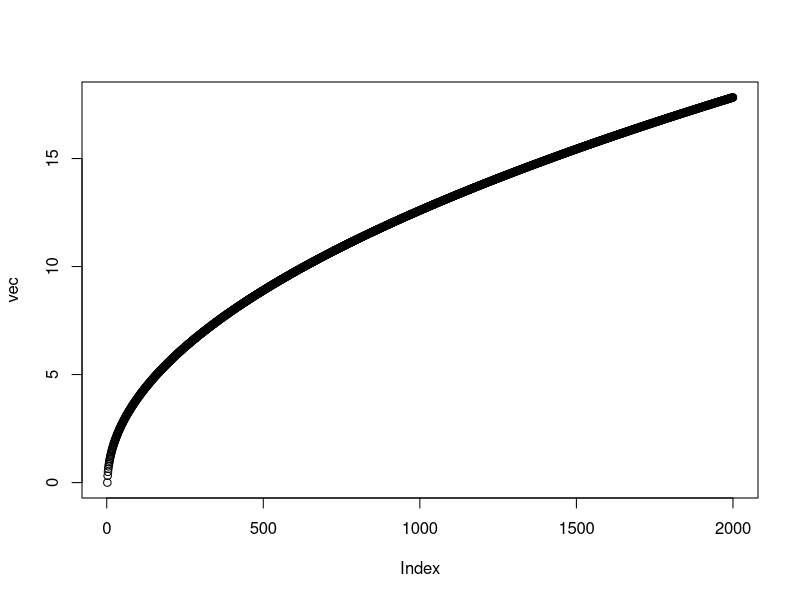
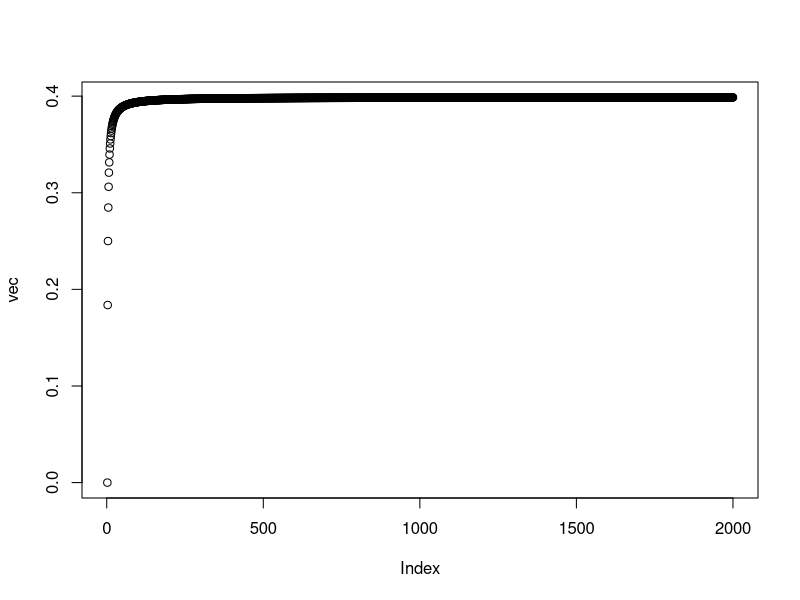
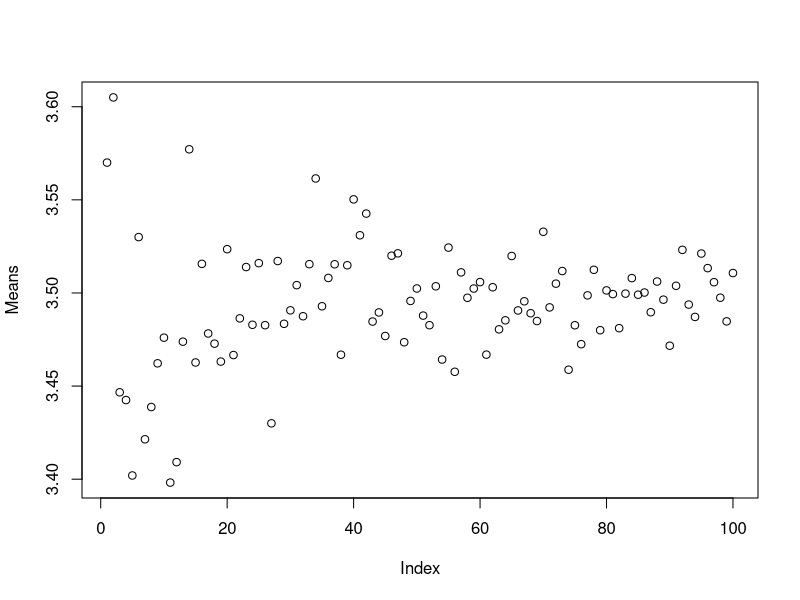
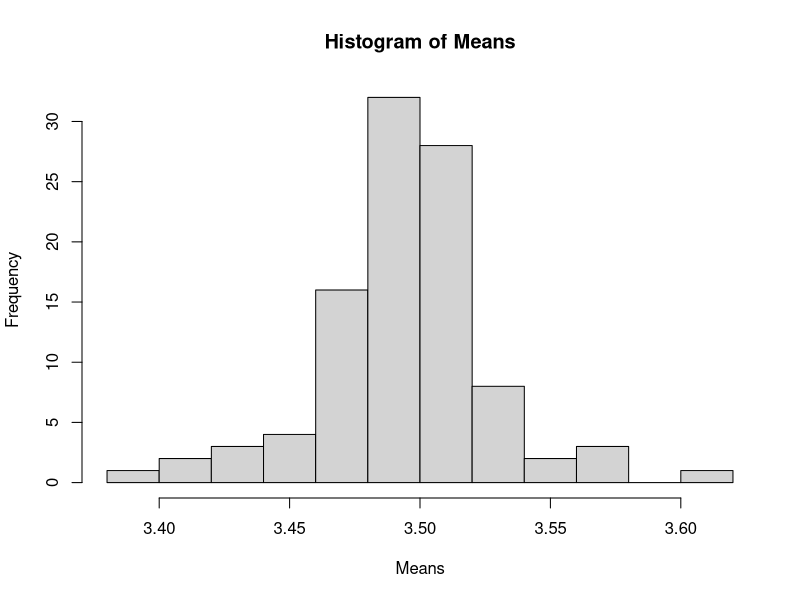
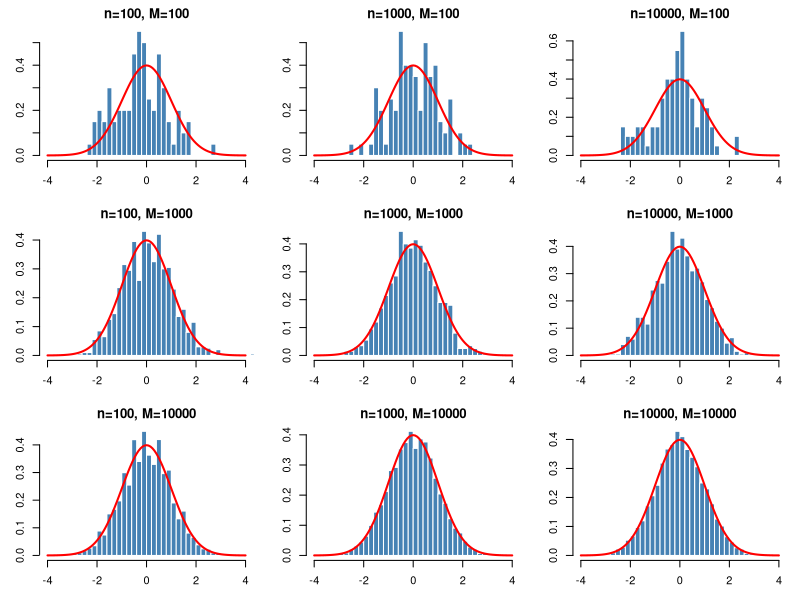

Reproduce these figures in R, in order.
## ---- chunk 1
rho <- function(n) {
  res <- gamma((n-1)/2)/(gamma(1/2) * gamma((n-2)/2))
  return(res)
}
## ---- chunk 2
rho(2000)
## ---- chunk 3
rhoL <- function(n){
  res <- exp(lgamma((n-1)/2) - lgamma(1/2) - lgamma((n-2)/2))
  return(res)
}
rhoL(2000)
## ---- chunk 4
vec <- 1:2000
for (i in 1:length(vec)) {
  vec[i] <- rhoL(vec[i])
}
plot(vec)
## ---- chunk 5
vec <- 1:2000
for (i in 1:length(vec)) {
  vec[i] <- rhoL(vec[i]) / sqrt(vec[i])
}
plot(vec)
## ---- chunk 6
vec[length(vec)]
## ---- chunk 7
set.seed(2026)
sim100 <- sample(c(1:6), 100, replace = TRUE)
sim1000 <- sample(c(1:6), 1000, replace = TRUE)
sim10000 <- sample(c(1:6), 10000, replace = TRUE)
paste("Mean of 100 simulated rolls: ", mean(sim100))
paste("Mean of 100 simulated rolls: ", mean(sim1000))
paste("Mean of 100 simulated rolls: ", mean(sim10000))
## ---- chunk 8
set.seed(2026)
m <- 100
n <- seq(100, 10000, length.out = m)
Means <- NA

for (i in 1:m) {
  sim <- sample(c(1:6), n[i], replace = TRUE)
  Means[i] <- mean(sim)
}
plot(Means)

## ---- chunk 9
hist(Means)
## ---- chunk 10
paste("Sample mean: ", (1+2+3+4+5+6)/6)
## ---- chunk 11
sigma2 <- 91/6 - (7/2)^2
sigma2
## ---- chunk 12
set.seed(2026)
mu    <- 3.5
sigma <- sqrt(35/12)
ns    <- c(100, 1000, 10000)
Ms    <- c(100, 1000, 10000)

par(mfrow = c(3, 3), mar = c(3, 3, 2, 1))

for (M in Ms) {
  for (n in ns) {
    Zn <- replicate(M, {
      xbar <- mean(sample(1:6, n, replace = TRUE))
      (xbar - mu) / (sigma / sqrt(n))
    })
    hist(Zn,
         breaks = 30,
         freq   = FALSE,
         main   = paste0("n=", n, ", M=", M),
         xlab   = expression(Z[n]),
         col    = "steelblue",
         border = "white",
         xlim   = c(-4, 4))
    curve(dnorm(x), add = TRUE, col = "red", lwd = 2)
  }
}
